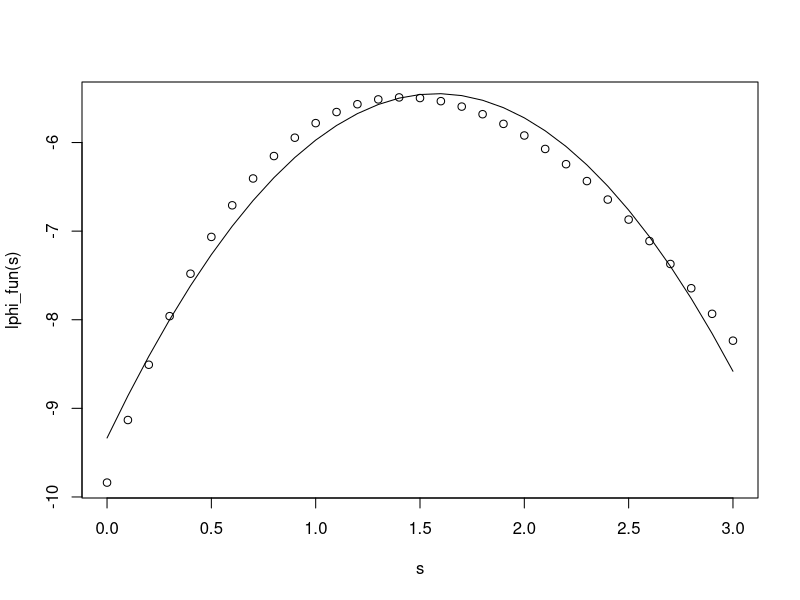
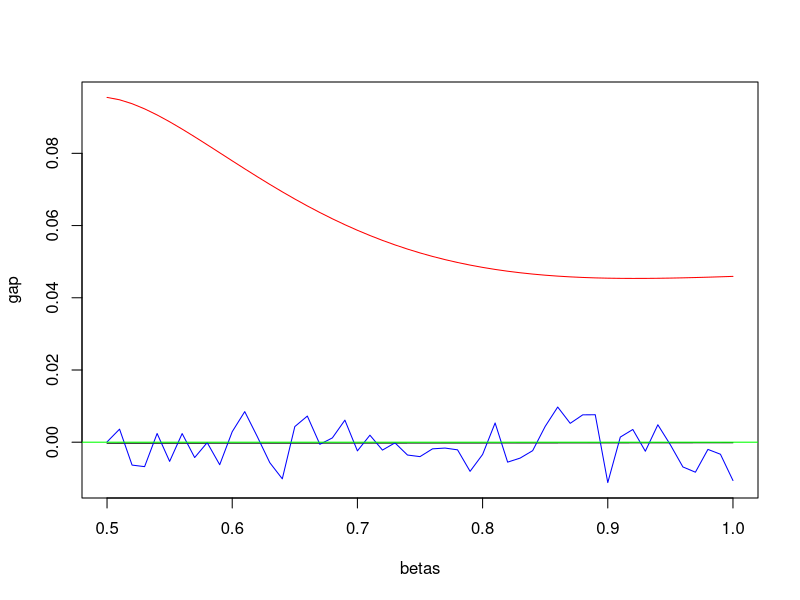

Reproduce these figures in R, in order.
lphi_fun<- function(s) dnorm(4,0,exp(s/2),log=TRUE)+dnorm(s,0,1,log=TRUE)
pyReal<- integrate(function(s) exp(lphi_fun(s)),-10,10)$value
N<- 10000

s<- seq(0,3,by=0.1)
fit<- lm(lphi_fun(s) ~ s+I(s^2))
plot(s,lphi_fun(s)); lines(s,fitted(fit))
sig2<- -1/2/coef(fit)[3]
mu<- coef(fit)[2]*sig2

#single draw
set.seed(1)
draws<- rnorm(N,mu,sqrt(sig2))
w<- exp(lphi_fun(draws)-dnorm(draws,mu,sqrt(sig2),log=TRUE))
pEST<- mean(w)
ESS<- sum(w)^2/sum(w^2)

#bootstrap as benchmark
set.seed(1)
draws2<- rnorm(N,0,1)
w2<- dnorm(4,draws2,exp(draws2/2))
ESS2<- sum(w2)^2/sum(w2^2)

#let g choose its own points, with common random numbers
set.seed(3)
u<-rnorm(100,0,1)
muG<- 0
sig2G<- 1
TT<- 10
muVec<- numeric(TT)
sig2Vec<- numeric(TT)
for (i in 1:TT){
  drawsG<- u*sqrt(sig2G)+muG
  #drawsG<-rnorm(100,muG,sqrt(sig2G))
  fitG<- lm(lphi_fun(drawsG)~drawsG+I(drawsG^2))
  sig2G<- -1/2/coef(fitG)[3]
  muG<- sig2G*coef(fitG)[2]
  muVec[i]<- muG
  sig2Vec[i]<- sig2G
  if (sig2G<0) stop("parabola opens upward")
}
draws3<- rnorm(N,muG,sqrt(sig2G))
w3<- exp(lphi_fun(draws3)-dnorm(draws3,muG,sqrt(sig2G),log=TRUE))
pEST3<- mean(w3)
ESS3<- sum(w3)^2/sum(w3^2)


#smoothness check
set.seed(78)
u<-rnorm(100,0,1)
u2<- rnorm(1000,0,1)
lphi_funE<- function(s,beta) dnorm(4,0,beta*exp(s/2),log=T)+dnorm(s,0,1,log=T)
eis_one<- function(beta,u,u2){
  sig2E<- 1
  muE<- 0
  for (i in 1:10){
    drawsE<- u*sqrt(sig2E)+muE
    fitE<-lm(lphi_funE(drawsE,beta)~drawsE+I(drawsE^2))
    sig2E<- -1/2/coef(fitE)[3]
    muE<- sig2E*coef(fitE)[2]
    if(sig2E<0) stop ("parabola opens upward")
  }
  drawsE2<- u2*sqrt(sig2E)+muE
  w<- exp(lphi_funE(drawsE2,beta)-dnorm(drawsE2,muE,sqrt(sig2E),log=T))
  return(log(mean(w)))
}

betas<- seq(0.5,1,by=0.01)
ll_CRN<-numeric(length(betas)) #common random numbers
ll_FD<-numeric(length(betas)) #fresh draws
ll_B<- numeric(length(betas)) #bootstrap with fixed draws
ll_T<- numeric(length(betas))
for (b in seq_along(betas)){
  beta<- betas[b]
  ll_CRN[b]<- eis_one(beta,u,u2)
  ll_T[b]<- log(integrate(function(s) exp(lphi_funE(s,beta=beta)),-10,10)$value)
  ll_B[b]<- log(mean(dnorm(4,0,beta*exp(u2/2))))
}

for (b in seq_along(betas)){
  beta<- betas[b]
  u<-rnorm(100,0,1)
  u2<-rnorm(1000,0,1)
  ll_FD[b]<- eis_one(beta,u,u2)
}

plot(betas,ll_CRN-ll_T,type="l",ylim=range(c(ll_CRN-ll_T,ll_B-ll_T,ll_FD-ll_T)),ylab="gap")
lines(betas,ll_B-ll_T,type="l",col="red")
lines(betas,ll_FD-ll_T,type="l",col="blue")
abline(h=0,col="green")
